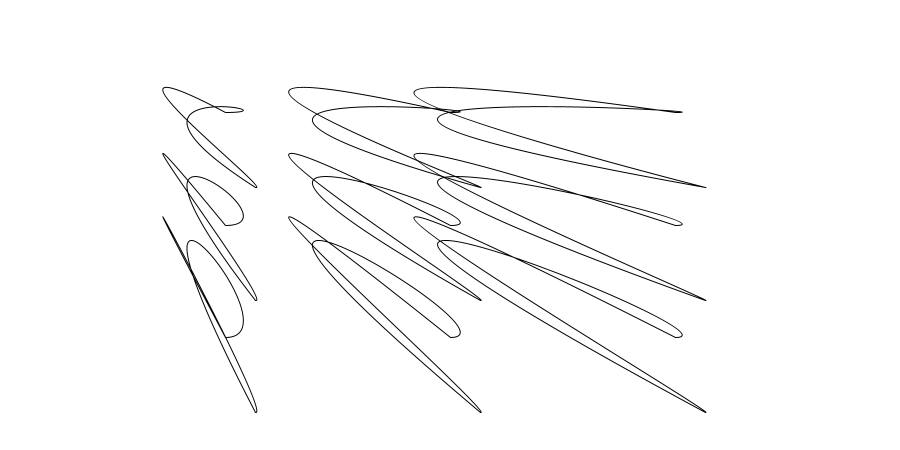
Frame 1 (no input)
Frame 60 (the mouse pressed at the canvas centre just before this capture): identical to frame 1, image omitted
Frame 120 (the mouse held since frame 60 and released just before this capture): identical to frame 1, image omitted

The Processing sketch that drew this single still picture (run headless with seeded random() and noise(); from frame 60 on, the mouse is pressed at the canvas centre):

// Processing sketch: project1
// ── project1.pde
// line, curve + form
// Michelle Aphaiyarath

Ribbon ribbon1, r2, r3, r4;
Ribbon[] ribs, ribs2, ribs3;
int count;
float degs;
float rotSpeed = .5;

void setup() {
  size (900, 450);
  count = 3;
  ribbon1 = new Ribbon ();//width / 4, height / 2);
  r4 = new Ribbon (width / 3, 2 * height / 3);
  r2 = new Ribbon (2 * width / 3, height / 3);
  r3 = new Ribbon (2 * width / 3, 2 * height / 3);
  ribs = new Ribbon[count];
  ribs2 = new Ribbon[count];
  ribs3 = new Ribbon[count];
  for (int i = 0; i < count; i++) {
    ribs[i] = new Ribbon (((i + 1) * width / 4), height / 4);
    ribs2[i] = new Ribbon (((i + 1) * width / 4), height / 2);
    ribs3[i] = new Ribbon (((i + 1) * width / 4), 3 * height / 4);
  }
}

void draw() {
  background (255);
  for (int i = 0; i < count; i++) {
    ribs[i].display();
    ribs2[i].display();
    ribs3[i].display();
  }
  /*
  pushMatrix();
  translate (width / 5, height / 2);
  rotate (radians (degs));
  degs += rotSpeed;
  ribbon1.display();
  popMatrix();
  pushMatrix();
  translate (2 * width / 5, height / 2);
  rotate (radians (degs));
  degs += rotSpeed;
  r2.display();
  popMatrix();
  pushMatrix();
  translate (3 * width / 5, height / 2);
  rotate (radians (degs));
  degs += rotSpeed;
  r3.display();
  popMatrix();
  pushMatrix();
  translate (4 * width / 5, height / 2);
  rotate (radians (degs));
  degs += rotSpeed;
  r4.display();
  popMatrix();
  */
  /*
  ribbon1.move();
  r2.move();
  r3.move();
  r4.move();
  */
}
// ── Ribbon.pde
class Ribbon {
  int x, y, xOff, yOff;
  
  Ribbon() {
    x = 120;
    y = 10;
  }
  
  Ribbon (int x, int y) {
    this.x = x;
    this.y = y;
  }
  
  void display() {
    stroke (0);
    strokeWeight (1);
    noFill();
    beginShape();
    vertex(x, y);
    bezierVertex(x + 80, y + 0, 80, 75, x + 30, y + 75);
    bezierVertex(x + 50, y + 80, 60, 25, x, y);
    endShape();
  }
  
  void move() {
    yOff = 1;
    y += yOff;
    if (y >= height || y <= 0) { // || y >= 0) {
        // y += yOff;
        yOff *= -1;
    }
  }
}
